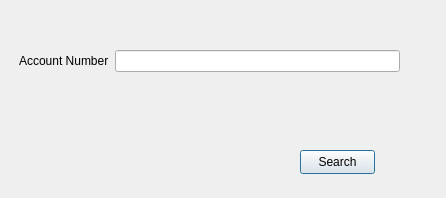
<?xml version="1.0" encoding="UTF-8"?>
<ui version="4.0">
 <class>SearchAccount</class>
 <widget class="QDialog" name="SearchAccount">
  <property name="geometry">
   <rect>
    <x>0</x>
    <y>0</y>
    <width>446</width>
    <height>198</height>
   </rect>
  </property>
  <property name="windowTitle">
   <string>Dialog</string>
  </property>
  <widget class="QWidget" name="formLayoutWidget">
   <property name="geometry">
    <rect>
     <x>19</x>
     <y>50</y>
     <width>381</width>
     <height>80</height>
    </rect>
   </property>
   <layout class="QFormLayout" name="formLayout">
    <item row="0" column="0">
     <widget class="QLabel" name="label">
      <property name="text">
       <string>Account Number</string>
      </property>
     </widget>
    </item>
    <item row="0" column="1">
     <widget class="QLineEdit" name="accountNumberlineEdit"/>
    </item>
   </layout>
  </widget>
  <widget class="QPushButton" name="searchButton">
   <property name="geometry">
    <rect>
     <x>300</x>
     <y>150</y>
     <width>75</width>
     <height>24</height>
    </rect>
   </property>
   <property name="text">
    <string>Search</string>
   </property>
  </widget>
 </widget>
 <resources/>
 <connections/>
</ui>
